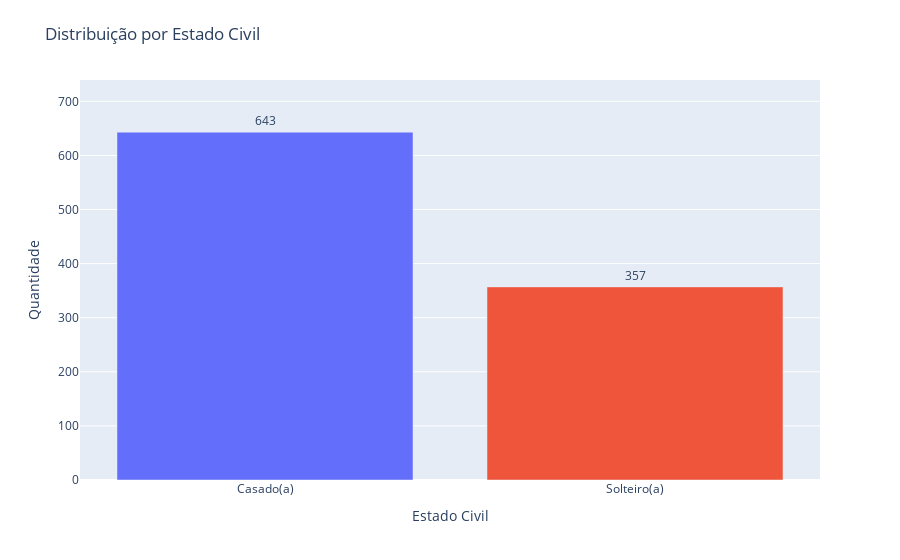

The cell this chart's notebook holds for it:
### Markdown cell above
#### **Gráfico: Distribuição por Estado Civil**

### Code cell
# contagem do estado civil
marital_count = df['Marital_Status'].value_counts().reset_index()
marital_count.columns = ["Marital_Status", "count"]

# tradução dos valores 
marital_count['Marital_Status'] = marital_count['Marital_Status'].replace({
    'Married': 'Casado(a)',
    'Single': 'Solteiro(a)'
})

fig_marital = px.bar(
    marital_count,
    x='Marital_Status',
    y='count',
    color='Marital_Status',
    text='count',
    title='Distribuição por Estado Civil',
    labels={'Marital_Status': 'Estado Civil', 'count': 'Quantidade'}
)

fig_marital.update_traces(textposition='outside')
fig_marital.update_layout(
    showlegend=False,
    yaxis_title='Quantidade',
    xaxis_title='Estado Civil',
)

max_y = marital_count['count'].max()
fig_marital.update_yaxes(range=[0, max_y * 1.15])
fig_marital.update_layout(margin=dict(t=80))

fig_marital.show()

### Figure 1 — Plotly figure (JSON) as saved in the notebook; plotly's stock layout.template omitted (floating-point values rounded to 4 significant figures)
{"data": [{"alignmentgroup": "True", "hovertemplate": "Estado Civil=%{x}<br>Quantidade=%{text}<extra></extra>", "legendgroup": "Casado(a)", "marker": {"color": "#636efa", "pattern": {"shape": ""}}, "name": "Casado(a)", "offsetgroup": "Casado(a)", "orientation": "v", "showlegend": true, "text": [643], "textposition": "outside", "type": "bar", "x": ["Casado(a)"], "xaxis": "x", "y": [643], "yaxis": "y"}, {"alignmentgroup": "True", "hovertemplate": "Estado Civil=%{x}<br>Quantidade=%{text}<extra></extra>", "legendgroup": "Solteiro(a)", "marker": {"color": "#EF553B", "pattern": {"shape": ""}}, "name": "Solteiro(a)", "offsetgroup": "Solteiro(a)", "orientation": "v", "showlegend": true, "text": [357], "textposition": "outside", "type": "bar", "x": ["Solteiro(a)"], "xaxis": "x", "y": [357], "yaxis": "y"}], "layout": {"barmode": "relative", "legend": {"title": {"text": "Estado Civil"}, "tracegroupgap": 0}, "margin": {"t": 80}, "showlegend": false, "title": {"text": "Distribuição por Estado Civil"}, "xaxis": {"anchor": "y", "categoryarray": ["Casado(a)", "Solteiro(a)"], "categoryorder": "array", "domain": [0, 1], "title": {"text": "Estado Civil"}}, "yaxis": {"anchor": "x", "domain": [0, 1], "range": [0, 739.4], "title": {"text": "Quantidade"}}}}
